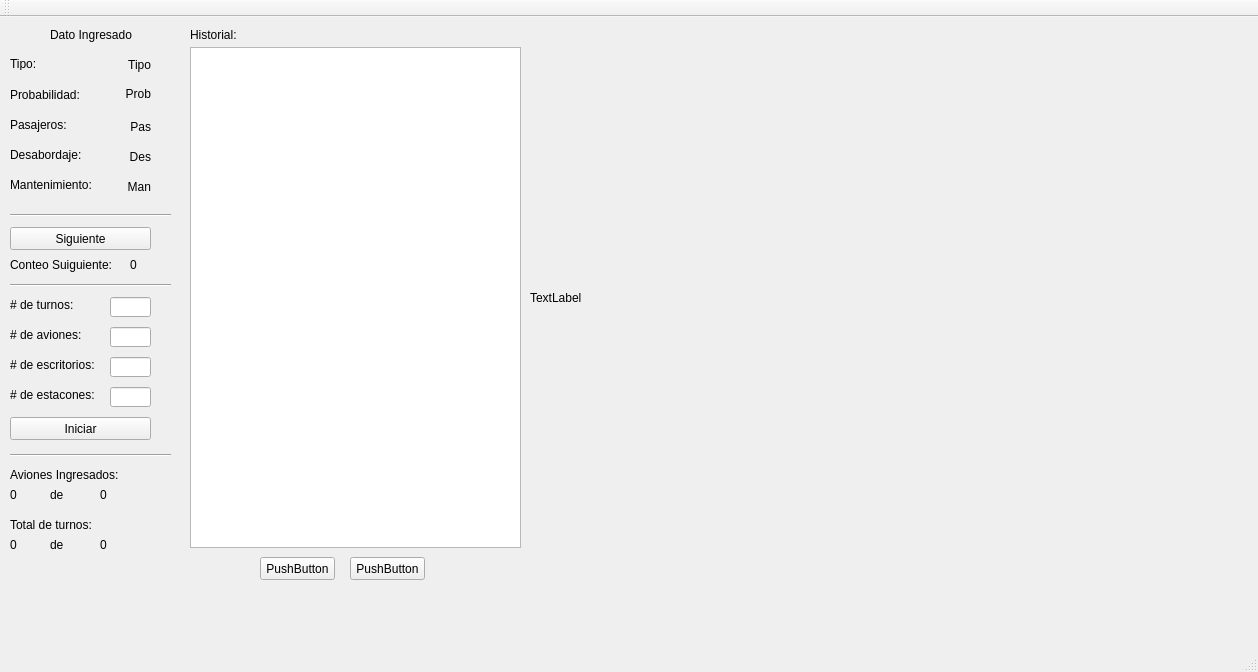
<?xml version="1.0" encoding="UTF-8"?>
<ui version="4.0">
 <class>MainWindow</class>
 <widget class="QMainWindow" name="MainWindow">
  <property name="geometry">
   <rect>
    <x>0</x>
    <y>0</y>
    <width>1258</width>
    <height>672</height>
   </rect>
  </property>
  <property name="windowTitle">
   <string>MainWindow</string>
  </property>
  <widget class="QWidget" name="centralWidget">
   <widget class="QPushButton" name="pushButton">
    <property name="geometry">
     <rect>
      <x>260</x>
      <y>540</y>
      <width>75</width>
      <height>23</height>
     </rect>
    </property>
    <property name="text">
     <string>PushButton</string>
    </property>
   </widget>
   <widget class="QLabel" name="label_8">
    <property name="geometry">
     <rect>
      <x>130</x>
      <y>240</y>
      <width>41</width>
      <height>16</height>
     </rect>
    </property>
    <property name="text">
     <string>0</string>
    </property>
   </widget>
   <widget class="QLabel" name="label_10">
    <property name="geometry">
     <rect>
      <x>100</x>
      <y>70</y>
      <width>51</width>
      <height>20</height>
     </rect>
    </property>
    <property name="text">
     <string>Prob</string>
    </property>
    <property name="alignment">
     <set>Qt::AlignRight|Qt::AlignTop|Qt::AlignTrailing</set>
    </property>
   </widget>
   <widget class="QLabel" name="label_16">
    <property name="geometry">
     <rect>
      <x>10</x>
      <y>340</y>
      <width>101</width>
      <height>16</height>
     </rect>
    </property>
    <property name="text">
     <string># de escritorios:</string>
    </property>
   </widget>
   <widget class="QLabel" name="label_23">
    <property name="geometry">
     <rect>
      <x>10</x>
      <y>520</y>
      <width>31</width>
      <height>16</height>
     </rect>
    </property>
    <property name="text">
     <string>0</string>
    </property>
   </widget>
   <widget class="QLabel" name="label_9">
    <property name="geometry">
     <rect>
      <x>100</x>
      <y>40</y>
      <width>51</width>
      <height>16</height>
     </rect>
    </property>
    <property name="layoutDirection">
     <enum>Qt::LeftToRight</enum>
    </property>
    <property name="text">
     <string>Tipo</string>
    </property>
    <property name="alignment">
     <set>Qt::AlignRight|Qt::AlignTrailing|Qt::AlignVCenter</set>
    </property>
   </widget>
   <widget class="QPushButton" name="pushButton_2">
    <property name="geometry">
     <rect>
      <x>10</x>
      <y>210</y>
      <width>141</width>
      <height>23</height>
     </rect>
    </property>
    <property name="text">
     <string>Siguiente</string>
    </property>
   </widget>
   <widget class="QLabel" name="label_12">
    <property name="geometry">
     <rect>
      <x>100</x>
      <y>130</y>
      <width>51</width>
      <height>20</height>
     </rect>
    </property>
    <property name="text">
     <string>Des</string>
    </property>
    <property name="alignment">
     <set>Qt::AlignRight|Qt::AlignTrailing|Qt::AlignVCenter</set>
    </property>
   </widget>
   <widget class="QLabel" name="label_24">
    <property name="geometry">
     <rect>
      <x>50</x>
      <y>520</y>
      <width>16</width>
      <height>16</height>
     </rect>
    </property>
    <property name="text">
     <string>de</string>
    </property>
   </widget>
   <widget class="Line" name="line_2">
    <property name="geometry">
     <rect>
      <x>10</x>
      <y>260</y>
      <width>161</width>
      <height>16</height>
     </rect>
    </property>
    <property name="orientation">
     <enum>Qt::Horizontal</enum>
    </property>
   </widget>
   <widget class="QLabel" name="label_14">
    <property name="geometry">
     <rect>
      <x>10</x>
      <y>280</y>
      <width>71</width>
      <height>16</height>
     </rect>
    </property>
    <property name="text">
     <string># de turnos:</string>
    </property>
   </widget>
   <widget class="QLabel" name="label_21">
    <property name="geometry">
     <rect>
      <x>100</x>
      <y>470</y>
      <width>31</width>
      <height>16</height>
     </rect>
    </property>
    <property name="text">
     <string>0</string>
    </property>
   </widget>
   <widget class="QLabel" name="label_25">
    <property name="geometry">
     <rect>
      <x>100</x>
      <y>520</y>
      <width>31</width>
      <height>16</height>
     </rect>
    </property>
    <property name="text">
     <string>0</string>
    </property>
   </widget>
   <widget class="QPushButton" name="pushButton_3">
    <property name="geometry">
     <rect>
      <x>10</x>
      <y>400</y>
      <width>141</width>
      <height>23</height>
     </rect>
    </property>
    <property name="text">
     <string>Iniciar</string>
    </property>
   </widget>
   <widget class="QLabel" name="label_7">
    <property name="geometry">
     <rect>
      <x>10</x>
      <y>240</y>
      <width>111</width>
      <height>16</height>
     </rect>
    </property>
    <property name="text">
     <string>Conteo Suiguiente:</string>
    </property>
   </widget>
   <widget class="QLabel" name="label_6">
    <property name="geometry">
     <rect>
      <x>50</x>
      <y>10</y>
      <width>91</width>
      <height>16</height>
     </rect>
    </property>
    <property name="text">
     <string>Dato Ingresado</string>
    </property>
   </widget>
   <widget class="QLabel" name="label_13">
    <property name="geometry">
     <rect>
      <x>100</x>
      <y>160</y>
      <width>51</width>
      <height>20</height>
     </rect>
    </property>
    <property name="text">
     <string>Man</string>
    </property>
    <property name="alignment">
     <set>Qt::AlignRight|Qt::AlignTrailing|Qt::AlignVCenter</set>
    </property>
   </widget>
   <widget class="Line" name="line_3">
    <property name="geometry">
     <rect>
      <x>10</x>
      <y>430</y>
      <width>161</width>
      <height>16</height>
     </rect>
    </property>
    <property name="orientation">
     <enum>Qt::Horizontal</enum>
    </property>
   </widget>
   <widget class="QLabel" name="label_4">
    <property name="geometry">
     <rect>
      <x>10</x>
      <y>130</y>
      <width>81</width>
      <height>16</height>
     </rect>
    </property>
    <property name="text">
     <string>Desabordaje:</string>
    </property>
   </widget>
   <widget class="QLabel" name="label_2">
    <property name="geometry">
     <rect>
      <x>10</x>
      <y>70</y>
      <width>71</width>
      <height>16</height>
     </rect>
    </property>
    <property name="text">
     <string>Probabilidad:</string>
    </property>
   </widget>
   <widget class="QLabel" name="label_20">
    <property name="geometry">
     <rect>
      <x>50</x>
      <y>470</y>
      <width>16</width>
      <height>16</height>
     </rect>
    </property>
    <property name="text">
     <string>de</string>
    </property>
   </widget>
   <widget class="QLabel" name="label_3">
    <property name="geometry">
     <rect>
      <x>10</x>
      <y>100</y>
      <width>71</width>
      <height>16</height>
     </rect>
    </property>
    <property name="text">
     <string>Pasajeros:</string>
    </property>
   </widget>
   <widget class="QLineEdit" name="lineEdit_4">
    <property name="geometry">
     <rect>
      <x>110</x>
      <y>370</y>
      <width>41</width>
      <height>20</height>
     </rect>
    </property>
   </widget>
   <widget class="QLabel" name="label_19">
    <property name="geometry">
     <rect>
      <x>10</x>
      <y>470</y>
      <width>31</width>
      <height>16</height>
     </rect>
    </property>
    <property name="text">
     <string>0</string>
    </property>
   </widget>
   <widget class="QLabel" name="label">
    <property name="geometry">
     <rect>
      <x>10</x>
      <y>40</y>
      <width>47</width>
      <height>13</height>
     </rect>
    </property>
    <property name="text">
     <string>Tipo:</string>
    </property>
   </widget>
   <widget class="QLineEdit" name="lineEdit">
    <property name="geometry">
     <rect>
      <x>110</x>
      <y>280</y>
      <width>41</width>
      <height>20</height>
     </rect>
    </property>
   </widget>
   <widget class="Line" name="line">
    <property name="geometry">
     <rect>
      <x>10</x>
      <y>190</y>
      <width>161</width>
      <height>16</height>
     </rect>
    </property>
    <property name="orientation">
     <enum>Qt::Horizontal</enum>
    </property>
   </widget>
   <widget class="QLineEdit" name="lineEdit_2">
    <property name="geometry">
     <rect>
      <x>110</x>
      <y>310</y>
      <width>41</width>
      <height>20</height>
     </rect>
    </property>
   </widget>
   <widget class="QLabel" name="label_5">
    <property name="geometry">
     <rect>
      <x>10</x>
      <y>160</y>
      <width>91</width>
      <height>16</height>
     </rect>
    </property>
    <property name="text">
     <string>Mantenimiento:</string>
    </property>
   </widget>
   <widget class="QLineEdit" name="lineEdit_3">
    <property name="geometry">
     <rect>
      <x>110</x>
      <y>340</y>
      <width>41</width>
      <height>20</height>
     </rect>
    </property>
   </widget>
   <widget class="QTextEdit" name="textEdit">
    <property name="geometry">
     <rect>
      <x>190</x>
      <y>30</y>
      <width>331</width>
      <height>501</height>
     </rect>
    </property>
   </widget>
   <widget class="QLabel" name="label_22">
    <property name="geometry">
     <rect>
      <x>10</x>
      <y>500</y>
      <width>91</width>
      <height>16</height>
     </rect>
    </property>
    <property name="text">
     <string>Total de turnos:</string>
    </property>
   </widget>
   <widget class="QLabel" name="label_17">
    <property name="geometry">
     <rect>
      <x>10</x>
      <y>370</y>
      <width>101</width>
      <height>16</height>
     </rect>
    </property>
    <property name="text">
     <string># de estacones:</string>
    </property>
   </widget>
   <widget class="QLabel" name="label_18">
    <property name="geometry">
     <rect>
      <x>10</x>
      <y>450</y>
      <width>111</width>
      <height>16</height>
     </rect>
    </property>
    <property name="text">
     <string>Aviones Ingresados:</string>
    </property>
   </widget>
   <widget class="QLabel" name="label_11">
    <property name="geometry">
     <rect>
      <x>100</x>
      <y>100</y>
      <width>51</width>
      <height>20</height>
     </rect>
    </property>
    <property name="text">
     <string>Pas</string>
    </property>
    <property name="alignment">
     <set>Qt::AlignRight|Qt::AlignTrailing|Qt::AlignVCenter</set>
    </property>
   </widget>
   <widget class="QLabel" name="label_15">
    <property name="geometry">
     <rect>
      <x>10</x>
      <y>310</y>
      <width>81</width>
      <height>16</height>
     </rect>
    </property>
    <property name="text">
     <string># de aviones:</string>
    </property>
   </widget>
   <widget class="QPushButton" name="pushButton_4">
    <property name="geometry">
     <rect>
      <x>350</x>
      <y>540</y>
      <width>75</width>
      <height>23</height>
     </rect>
    </property>
    <property name="text">
     <string>PushButton</string>
    </property>
   </widget>
   <widget class="QLabel" name="label_26">
    <property name="geometry">
     <rect>
      <x>190</x>
      <y>10</y>
      <width>61</width>
      <height>16</height>
     </rect>
    </property>
    <property name="text">
     <string>Historial:</string>
    </property>
   </widget>
   <widget class="QLabel" name="label_27">
    <property name="geometry">
     <rect>
      <x>530</x>
      <y>30</y>
      <width>571</width>
      <height>501</height>
     </rect>
    </property>
    <property name="text">
     <string>TextLabel</string>
    </property>
    <property name="scaledContents">
     <bool>true</bool>
    </property>
   </widget>
  </widget>
  <widget class="QMenuBar" name="menuBar">
   <property name="geometry">
    <rect>
     <x>0</x>
     <y>0</y>
     <width>1258</width>
     <height>21</height>
    </rect>
   </property>
  </widget>
  <widget class="QToolBar" name="mainToolBar">
   <attribute name="toolBarArea">
    <enum>TopToolBarArea</enum>
   </attribute>
   <attribute name="toolBarBreak">
    <bool>false</bool>
   </attribute>
  </widget>
  <widget class="QStatusBar" name="statusBar"/>
 </widget>
 <layoutdefault spacing="6" margin="11"/>
 <resources/>
 <connections/>
</ui>
